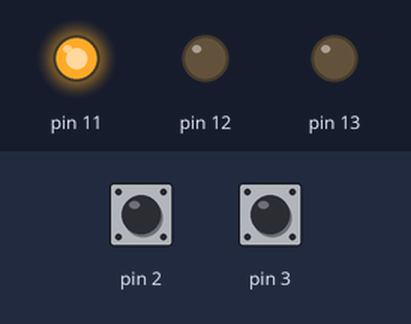
Bench run of a sketch on a simulated Arduino Uno, built with avr-gcc and run on an emulated ATmega328P. Parts: output pins drawn as LEDs (lit = HIGH). Dashed ring = blinking. Inputs (shaded band) come from the test bench; at power-on: pin 3 HIGH, pin 2 HIGH.

Above: at 1.2 s.
1.3 s: pin 3 pulled LOW for 0.15 s
At 2.1 s:
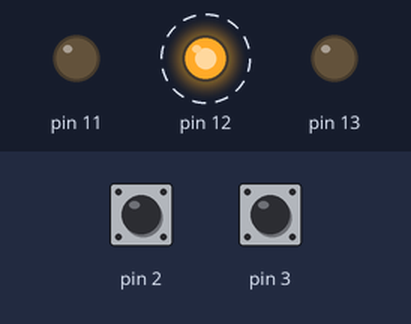
4.3 s: pin 3 pulled LOW for 1 s
At 5.1 s:
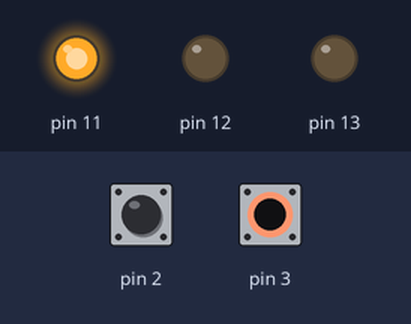
6.8 s: pin 3 pulled LOW for 3.2 s
At 7.1 s:
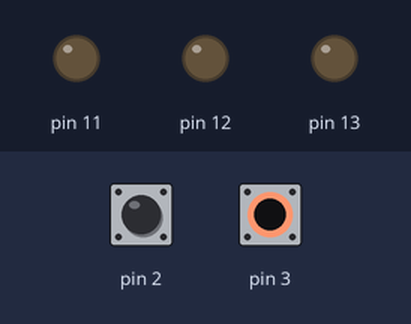
Timing chart, 0 to 17.5 s (numbered marks = the images above; inputs shaded):
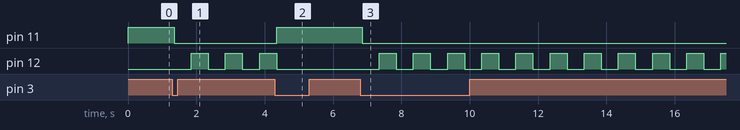

The sketch:

metod1_lab2.ino
```cpp
enum State { S_GREEN, S_YELLOW, S_RED, S_RED_YELLOW, S_WARNING };
State currentState = S_GREEN;
unsigned long stateStartMillis = 0;
unsigned long stateDuration    = 0;
bool pedRequest = false;
bool emergency  = false;

int lastBtn3 = HIGH, stableBtn3 = HIGH; unsigned long tBtn3 = 0;
int lastBtn2 = HIGH, stableBtn2 = HIGH; unsigned long tBtn2 = 0;

unsigned long lastBlink = 0;
bool blinkOn = false;

void setOutputsForState(State s) {
  digitalWrite(13, LOW);
  digitalWrite(12, LOW);
  digitalWrite(11, LOW);

  switch (s) {
    case S_GREEN:      digitalWrite(11, HIGH); break;
    case S_YELLOW:     digitalWrite(12, HIGH); break;
    case S_RED:        digitalWrite(13, HIGH); break;
    case S_RED_YELLOW: digitalWrite(13, HIGH);
                       digitalWrite(12, HIGH); break;
    case S_WARNING:    blinkOn = false; lastBlink = millis(); break;
  }
}

void handleEventsInState(State s) {
  (void)s;

  int r3 = digitalRead(3);
  if (r3 != lastBtn3) { tBtn3 = millis(); lastBtn3 = r3; }
  if ((millis() - tBtn3) > 50 && r3 != stableBtn3) {
    stableBtn3 = r3;
    if (stableBtn3 == LOW) {
      emergency = !emergency;
    }
  }

  int r2 = digitalRead(2);
  if (r2 != lastBtn2) { tBtn2 = millis(); lastBtn2 = r2; }
  if ((millis() - tBtn2) > 50 && r2 != stableBtn2) {
    stableBtn2 = r2;
    if (stableBtn2 == LOW) {
      pedRequest = true;
    }
  }
}

void setup() {
  pinMode(13, OUTPUT);
  pinMode(12, OUTPUT);
  pinMode(11, OUTPUT);
  pinMode(3, INPUT_PULLUP);
  pinMode(2, INPUT_PULLUP);

  currentState = S_GREEN;
  stateStartMillis = millis();
  stateDuration = 10000;
  setOutputsForState(S_GREEN);
}

void loop() {
  handleEventsInState(currentState);

  if (emergency) {
    if (currentState != S_WARNING) {
      currentState = S_WARNING;
      stateStartMillis = millis();
      stateDuration = 500;
      setOutputsForState(S_WARNING);
    }
  } else {
    if (currentState == S_WARNING) {
      currentState = S_GREEN;
      stateStartMillis = millis();
      stateDuration = 10000;
      setOutputsForState(S_GREEN);
    }
  }

  switch (currentState) {

    case S_GREEN:
      if (millis() - stateStartMillis >= stateDuration) {
        currentState = S_YELLOW;
        stateStartMillis = millis();
        stateDuration = 3000;
        setOutputsForState(S_YELLOW);
      }
      break;

    case S_YELLOW:
      if (millis() - stateStartMillis >= stateDuration) {
        currentState = S_RED;
        stateStartMillis = millis();
        if (pedRequest) {
          pedRequest = false;
          stateDuration = 15000;
        } else {
          stateDuration = 10000;
        }
        setOutputsForState(S_RED);
      }
      break;

    case S_RED:
      if (millis() - stateStartMillis >= stateDuration) {
        currentState = S_RED_YELLOW;
        stateStartMillis = millis();
        stateDuration = 2000;
        setOutputsForState(S_RED_YELLOW);
      }
      break;

    case S_RED_YELLOW:
      if (millis() - stateStartMillis >= stateDuration) {
        currentState = S_GREEN;
        stateStartMillis = millis();
        stateDuration = pedRequest ? 5000 : 10000;
        setOutputsForState(S_GREEN);
      }
      break;

    case S_WARNING:
      if (millis() - lastBlink >= 500) {
        lastBlink = millis();
        blinkOn = !blinkOn;
        digitalWrite(12, blinkOn ? HIGH : LOW);
      }
      break;
  }
}
```

Measured:
- after the input at 1.3 s, pin 11: HIGH → LOW after 0.05 s; pin 12: alternates HIGH for 0.50 s and LOW for 0.50 s, starting after 0.55 s
- after the input at 4.3 s, pin 11: LOW → HIGH after 0.05 s; pin 12: goes on until 4.4 s, then stays LOW
- after the input at 6.8 s, pin 11: HIGH → LOW after 0.05 s instead of 7.6 s; pin 13: stays LOW (without the input it goes to HIGH after 10.6 s)
